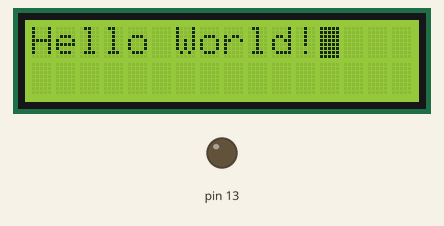
A sketch run on a simulated Arduino Uno, built with avr-gcc and run on an emulated ATmega328P. Shown: 16×2 character LCD, output pins drawn as LEDs (lit = HIGH). Wiring (inferred from the names in the program): character LCD (HD44780): RS pin 12; R/W pin 11; E pin 10; data pin 2, pin 3, pin 4, pin 5, pin 6, pin 7, pin 8, pin 9. Pins used as bus, display or sensor lines are not drawn.

Above: at 0.7 s.
At 1.7 s:
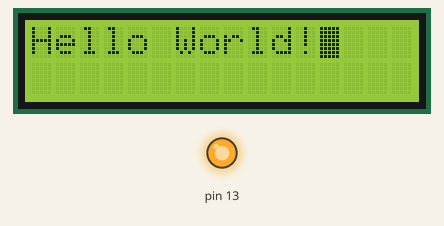
Timing chart, 0 to 130.0 s (numbered marks = the images above):
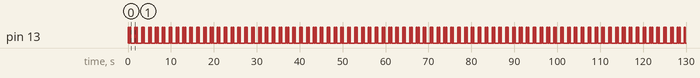

Measured:
- by itself, pin 13: repeats every 1.6 s: LOW 0.20 s, HIGH 0.20 s, LOW 1.0 s, HIGH 0.20 s

The sketch:

HD44780.ino
```cpp
// (licence header left out)
#define DEBUG

#define D0 2
#define D1 3
#define D2 4
#define D3 5
#define D4 6
#define D5 7
#define D6 8
#define D7 9

#define RS 12
#define RW 11
#define ENABLE 10

#define ON HIGH
#define OFF LOW

#define INTERFACE_4BIT LOW
#define INTERFACE_8BIT HIGH

#define ONE_LINE LOW
#define TWO_LINES HIGH

#define FIVE_X_EIGHT LOW
#define FIVE_X_ELEVEN HIGH

void reset()
{
    digitalWrite(D0, LOW);
    digitalWrite(D1, LOW);
    digitalWrite(D2, LOW);
    digitalWrite(D3, LOW);
    digitalWrite(D4, LOW);
    digitalWrite(D5, LOW);
    digitalWrite(D6, LOW);
    digitalWrite(D7, LOW);
    digitalWrite(RS, LOW);
    digitalWrite(RW, LOW);
    digitalWrite(ENABLE, LOW);
}

void lcd_send(int d0, int d1, int d2, int d3,
              int d4, int d5, int d6, int d7,
              int rs, int rw)
{
    int b;

    b = 0;

    /* read busy flag */
    pinMode(D7, INPUT);

    digitalWrite(D0, LOW);
    digitalWrite(D1, LOW);
    digitalWrite(D2, LOW);
    digitalWrite(D3, LOW);
    digitalWrite(D4, LOW);
    digitalWrite(D5, LOW);
    digitalWrite(D6, LOW);
    digitalWrite(RS, LOW);
    digitalWrite(RW, HIGH);

    do {
        digitalWrite(ENABLE, LOW);
        digitalWrite(ENABLE, HIGH);

        b = digitalRead(D7);

#ifdef DEBUG
        if (b == 1)
            Serial.println("I HAVE TO WAIT");
#endif
    } while (b == 1);

    digitalWrite(ENABLE, LOW);

    pinMode(D7, OUTPUT);

    digitalWrite(D0, d0);
    digitalWrite(D1, d1);
    digitalWrite(D2, d2);
    digitalWrite(D3, d3);
    digitalWrite(D4, d4);
    digitalWrite(D5, d5);
    digitalWrite(D6, d6);
    digitalWrite(D7, d7);
    digitalWrite(RS, rs);
    digitalWrite(RW, rw);
    digitalWrite(ENABLE, HIGH);
    digitalWrite(ENABLE, LOW);
}

void clear_display()
{
    reset_cursor();
    lcd_send(HIGH, LOW, LOW, LOW, LOW, LOW, LOW, LOW, LOW, LOW);
}

void set_display(int display, int cursor, int blink)
{
    lcd_send(blink, cursor, display, HIGH, LOW, LOW, LOW, LOW, LOW, LOW);
}

void function_set(int interface, int lines, int font)
{
    lcd_send(LOW, LOW, font, lines, interface, LOW, LOW, LOW, LOW, LOW);
}

void reset_cursor()
{
    lcd_send(LOW, HIGH, LOW, LOW, LOW, LOW, LOW, LOW, LOW, LOW);
}

void lcd_init()
{
    /* initialization routine
       taken from http://www.sprut.de/electronic/lcd/index.htm
    */
    lcd_send(LOW, LOW, LOW, LOW, HIGH, HIGH, LOW, LOW, LOW, LOW);
    lcd_send(LOW, LOW, LOW, LOW, HIGH, HIGH, LOW, LOW, LOW, LOW);
    lcd_send(LOW, LOW, LOW, LOW, HIGH, HIGH, LOW, LOW, LOW, LOW);
    lcd_send(LOW, LOW, LOW, LOW, HIGH, HIGH, LOW, LOW, LOW, LOW);
    lcd_send(LOW, LOW, LOW, HIGH, HIGH, HIGH, LOW, LOW, LOW, LOW);
    lcd_send(LOW, LOW, LOW, HIGH, LOW, LOW, LOW, LOW, LOW, LOW);
    lcd_send(HIGH, LOW, LOW, LOW, LOW, LOW, LOW, LOW, LOW, LOW);
    lcd_send(LOW, HIGH, HIGH, LOW, LOW, LOW, LOW, LOW, LOW, LOW);
    lcd_send(LOW, LOW, HIGH, HIGH, LOW, LOW, LOW, LOW, LOW, LOW);

#ifdef DEBUG
    set_display(ON, ON, ON);
#endif
}

void lcd_print(String s)
{
    int i;

    for (i = 0; s[i]; i++)
        lcd_send(s[i] & 1,  s[i] & 2,  s[i] & 4,  s[i] & 8,
                 s[i] & 16, s[i] & 32, s[i] & 64, s[i] & 128,
                 HIGH, LOW);
}

void gotoxy(int x, int y)
{
    if (x >= 40)
        return;

    if (y)
        x |= 0b01000000;

    x |= 0b10000000;

    lcd_send(x & 1,  x & 2,  x & 4,  x & 8,
             x & 16, x & 32, x & 64, x & 128,
             LOW, LOW);
}

void init_pin_modes()
{
    pinMode(D0, OUTPUT);
    pinMode(D1, OUTPUT);
    pinMode(D2, OUTPUT);
    pinMode(D3, OUTPUT);
    pinMode(D4, OUTPUT);
    pinMode(D5, OUTPUT);
    pinMode(D6, OUTPUT);
    pinMode(D7, OUTPUT);
    pinMode(RS, OUTPUT);
    pinMode(RW, OUTPUT);
    pinMode(ENABLE, OUTPUT);
}

void setup()
{
     Serial.begin(9600);

     init_pin_modes();

     lcd_init();
}

#define MODE_COUNT 1

void loop()
{
    static int mode = 0;

    if (mode == 0)
        lcd_print("Hello World!");

    mode++;

    /* END */
    while (mode == MODE_COUNT) {
        /* heartbeat */
        pinMode(13, OUTPUT);
        digitalWrite(13, HIGH);
        delay(200);
        digitalWrite(13, LOW);
        delay(200);
        digitalWrite(13, HIGH);
        delay(200);
        digitalWrite(13, LOW);
        delay(1000);
    }
}
```
